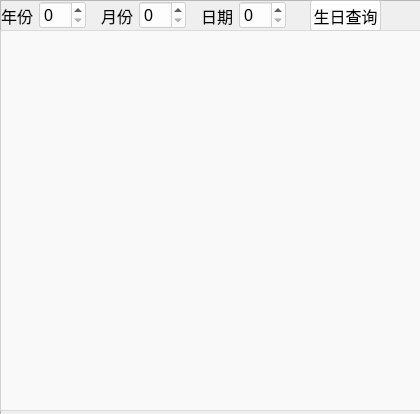
<?xml version="1.0" encoding="UTF-8"?>
<ui version="4.0">
 <class>Email_func_birth</class>
 <widget class="QWidget" name="Email_func_birth">
  <property name="geometry">
   <rect>
    <x>0</x>
    <y>0</y>
    <width>420</width>
    <height>414</height>
   </rect>
  </property>
  <property name="windowTitle">
   <string>年月日查询</string>
  </property>
  <widget class="QFrame" name="frame">
   <property name="geometry">
    <rect>
     <x>0</x>
     <y>0</y>
     <width>421</width>
     <height>421</height>
    </rect>
   </property>
   <property name="styleSheet">
    <string notr="true">#frame
{
	border-image: url(:/background/屏幕截图 2024-06-01 180551.png);
}
</string>
   </property>
   <property name="frameShape">
    <enum>QFrame::StyledPanel</enum>
   </property>
   <property name="frameShadow">
    <enum>QFrame::Raised</enum>
   </property>
   <widget class="QPushButton" name="pushButton">
    <property name="geometry">
     <rect>
      <x>310</x>
      <y>0</y>
      <width>71</width>
      <height>31</height>
     </rect>
    </property>
    <property name="font">
     <font>
      <pointsize>12</pointsize>
     </font>
    </property>
    <property name="styleSheet">
     <string notr="true">background-color: rgba(255, 255, 255,0.6);
</string>
    </property>
    <property name="text">
     <string>生日查询</string>
    </property>
   </widget>
   <widget class="QTableView" name="tableView">
    <property name="geometry">
     <rect>
      <x>0</x>
      <y>30</y>
      <width>421</width>
      <height>381</height>
     </rect>
    </property>
    <property name="styleSheet">
     <string notr="true">background-color: rgba(255, 255, 255,0.6);
</string>
    </property>
   </widget>
   <widget class="QLabel" name="label_3">
    <property name="geometry">
     <rect>
      <x>201</x>
      <y>1</y>
      <width>32</width>
      <height>29</height>
     </rect>
    </property>
    <property name="font">
     <font>
      <pointsize>12</pointsize>
     </font>
    </property>
    <property name="text">
     <string>日期</string>
    </property>
   </widget>
   <widget class="QSpinBox" name="year_sb">
    <property name="geometry">
     <rect>
      <x>39</x>
      <y>1</y>
      <width>47</width>
      <height>28</height>
     </rect>
    </property>
    <property name="font">
     <font>
      <pointsize>12</pointsize>
     </font>
    </property>
    <property name="styleSheet">
     <string notr="true">background-color: rgba(255, 255, 255,0.6);
</string>
    </property>
   </widget>
   <widget class="QSpinBox" name="day_sb">
    <property name="geometry">
     <rect>
      <x>239</x>
      <y>1</y>
      <width>47</width>
      <height>28</height>
     </rect>
    </property>
    <property name="font">
     <font>
      <pointsize>12</pointsize>
     </font>
    </property>
    <property name="styleSheet">
     <string notr="true">background-color: rgba(255, 255, 255,0.6);
</string>
    </property>
   </widget>
   <widget class="QLabel" name="label_2">
    <property name="geometry">
     <rect>
      <x>101</x>
      <y>1</y>
      <width>32</width>
      <height>29</height>
     </rect>
    </property>
    <property name="font">
     <font>
      <pointsize>12</pointsize>
     </font>
    </property>
    <property name="text">
     <string>月份</string>
    </property>
   </widget>
   <widget class="QLabel" name="label">
    <property name="geometry">
     <rect>
      <x>1</x>
      <y>1</y>
      <width>32</width>
      <height>29</height>
     </rect>
    </property>
    <property name="font">
     <font>
      <pointsize>12</pointsize>
     </font>
    </property>
    <property name="text">
     <string>年份</string>
    </property>
   </widget>
   <widget class="QSpinBox" name="month_sb">
    <property name="geometry">
     <rect>
      <x>139</x>
      <y>1</y>
      <width>47</width>
      <height>28</height>
     </rect>
    </property>
    <property name="font">
     <font>
      <pointsize>12</pointsize>
     </font>
    </property>
    <property name="styleSheet">
     <string notr="true">background-color: rgba(255, 255, 255,0.6);
</string>
    </property>
   </widget>
  </widget>
 </widget>
 <resources/>
 <connections/>
</ui>
